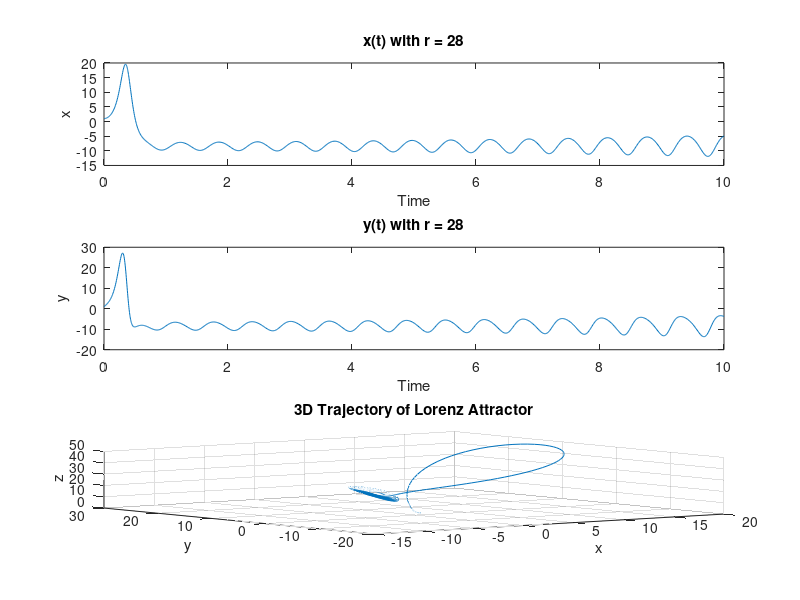
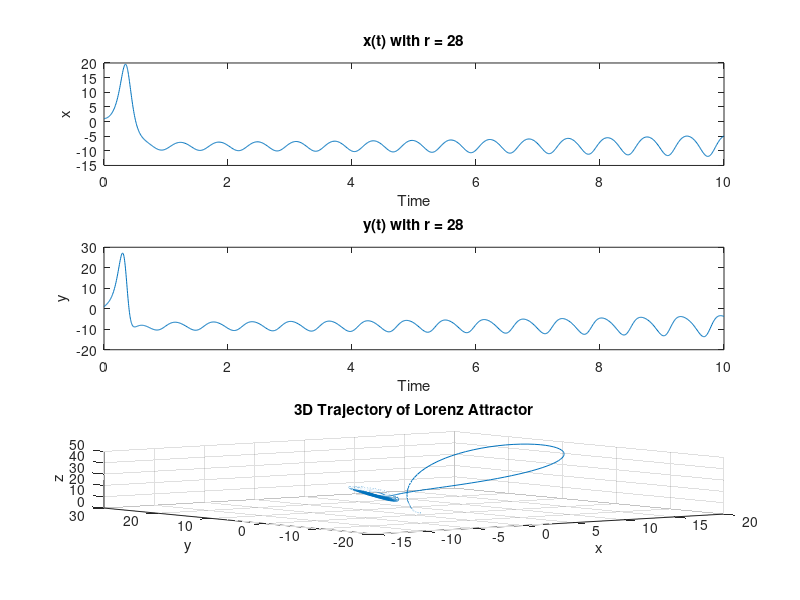

Write the MATLAB code that produced these figures, in order.
function lorenz_system()
    sigma = 10;
    b = 8/3;
    r = 28; % Typical value for observing chaos
    initial_conditions = [1 1 1; 1.01 1 1]; % Initial conditions [x0; y0; z0]
    tspan = [0 10]; % Extended time span for the simulation

    opts = odeset('RelTol',1e-5,'AbsTol',1e-8); % Setting solver options for better accuracy

    for i = 1:2
        [t, sol] = ode45(@(t, y) lorenzODE(t, y, sigma, b, r), tspan, initial_conditions(i,:), opts);
        x = sol(:, 1);
        y = sol(:, 2);
        z = sol(:, 3);

        figure; % Create a new figure window
        subplot(3, 1, 1);
        plot(t, x);
        title(['x(t) with r = ', num2str(r)]);
        xlabel('Time');
        ylabel('x');

        subplot(3, 1, 2);
        plot(t, y);
        title(['y(t) with r = ', num2str(r)]);
        xlabel('Time');
        ylabel('y');

        subplot(3, 1, 3);
        plot3(x, y, z);
        title('3D Trajectory of Lorenz Attractor');
        xlabel('x');
        ylabel('y');
        zlabel('z');
        grid on; % Enable grid for better visualization
    end
end

function dy = lorenzODE(t, y, sigma, b, r)
    dy = zeros(3,1);
    dy(1) = sigma * (y(2) - y(1));
    dy(2) = y(1) * (r - y(3)) - y(2);
    dy(3) = y(1) * y(2) - b * y(3);
end
